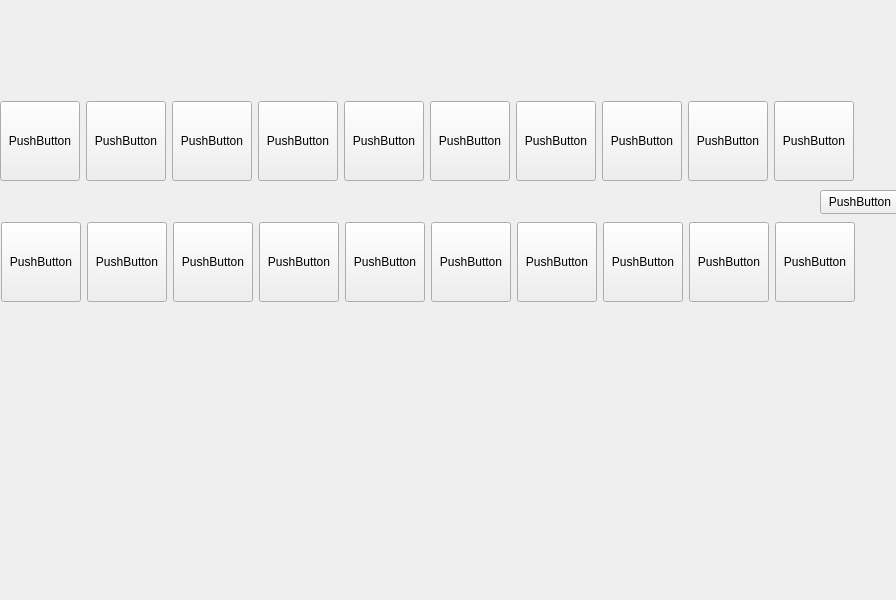
<?xml version="1.0" encoding="UTF-8"?>
<ui version="4.0">
 <class>Widget</class>
 <widget class="QWidget" name="Widget">
  <property name="geometry">
   <rect>
    <x>0</x>
    <y>0</y>
    <width>896</width>
    <height>600</height>
   </rect>
  </property>
  <property name="windowTitle">
   <string>Widget</string>
  </property>
  <widget class="QPushButton" name="CheckMate">
   <property name="geometry">
    <rect>
     <x>820</x>
     <y>190</y>
     <width>80</width>
     <height>24</height>
    </rect>
   </property>
   <property name="text">
    <string>PushButton</string>
   </property>
  </widget>
  <widget class="QWidget" name="layoutWidget">
   <property name="geometry">
    <rect>
     <x>0</x>
     <y>100</y>
     <width>856</width>
     <height>82</height>
    </rect>
   </property>
   <layout class="QHBoxLayout" name="horizontalLayout_3">
    <item>
     <widget class="QPushButton" name="Location0">
      <property name="minimumSize">
       <size>
        <width>80</width>
        <height>80</height>
       </size>
      </property>
      <property name="maximumSize">
       <size>
        <width>80</width>
        <height>80</height>
       </size>
      </property>
      <property name="text">
       <string>PushButton</string>
      </property>
      <property name="iconSize">
       <size>
        <width>40</width>
        <height>40</height>
       </size>
      </property>
     </widget>
    </item>
    <item>
     <widget class="QPushButton" name="Location1">
      <property name="minimumSize">
       <size>
        <width>80</width>
        <height>80</height>
       </size>
      </property>
      <property name="maximumSize">
       <size>
        <width>80</width>
        <height>80</height>
       </size>
      </property>
      <property name="text">
       <string>PushButton</string>
      </property>
      <property name="iconSize">
       <size>
        <width>40</width>
        <height>40</height>
       </size>
      </property>
     </widget>
    </item>
    <item>
     <widget class="QPushButton" name="Location2">
      <property name="minimumSize">
       <size>
        <width>80</width>
        <height>80</height>
       </size>
      </property>
      <property name="maximumSize">
       <size>
        <width>80</width>
        <height>80</height>
       </size>
      </property>
      <property name="text">
       <string>PushButton</string>
      </property>
      <property name="iconSize">
       <size>
        <width>40</width>
        <height>40</height>
       </size>
      </property>
     </widget>
    </item>
    <item>
     <widget class="QPushButton" name="Location3">
      <property name="minimumSize">
       <size>
        <width>80</width>
        <height>80</height>
       </size>
      </property>
      <property name="maximumSize">
       <size>
        <width>80</width>
        <height>80</height>
       </size>
      </property>
      <property name="text">
       <string>PushButton</string>
      </property>
      <property name="iconSize">
       <size>
        <width>40</width>
        <height>40</height>
       </size>
      </property>
     </widget>
    </item>
    <item>
     <widget class="QPushButton" name="Location4">
      <property name="minimumSize">
       <size>
        <width>80</width>
        <height>80</height>
       </size>
      </property>
      <property name="maximumSize">
       <size>
        <width>80</width>
        <height>80</height>
       </size>
      </property>
      <property name="text">
       <string>PushButton</string>
      </property>
      <property name="iconSize">
       <size>
        <width>40</width>
        <height>40</height>
       </size>
      </property>
     </widget>
    </item>
    <item>
     <widget class="QPushButton" name="Location5">
      <property name="minimumSize">
       <size>
        <width>80</width>
        <height>80</height>
       </size>
      </property>
      <property name="maximumSize">
       <size>
        <width>80</width>
        <height>80</height>
       </size>
      </property>
      <property name="text">
       <string>PushButton</string>
      </property>
      <property name="iconSize">
       <size>
        <width>40</width>
        <height>40</height>
       </size>
      </property>
     </widget>
    </item>
    <item>
     <widget class="QPushButton" name="Location6">
      <property name="minimumSize">
       <size>
        <width>80</width>
        <height>80</height>
       </size>
      </property>
      <property name="maximumSize">
       <size>
        <width>80</width>
        <height>80</height>
       </size>
      </property>
      <property name="text">
       <string>PushButton</string>
      </property>
      <property name="iconSize">
       <size>
        <width>40</width>
        <height>40</height>
       </size>
      </property>
     </widget>
    </item>
    <item>
     <widget class="QPushButton" name="Location7">
      <property name="minimumSize">
       <size>
        <width>80</width>
        <height>80</height>
       </size>
      </property>
      <property name="maximumSize">
       <size>
        <width>80</width>
        <height>80</height>
       </size>
      </property>
      <property name="text">
       <string>PushButton</string>
      </property>
      <property name="iconSize">
       <size>
        <width>40</width>
        <height>40</height>
       </size>
      </property>
     </widget>
    </item>
    <item>
     <widget class="QPushButton" name="Location8">
      <property name="minimumSize">
       <size>
        <width>80</width>
        <height>80</height>
       </size>
      </property>
      <property name="maximumSize">
       <size>
        <width>80</width>
        <height>80</height>
       </size>
      </property>
      <property name="text">
       <string>PushButton</string>
      </property>
      <property name="iconSize">
       <size>
        <width>40</width>
        <height>40</height>
       </size>
      </property>
     </widget>
    </item>
    <item>
     <widget class="QPushButton" name="Location9">
      <property name="minimumSize">
       <size>
        <width>80</width>
        <height>80</height>
       </size>
      </property>
      <property name="maximumSize">
       <size>
        <width>80</width>
        <height>80</height>
       </size>
      </property>
      <property name="text">
       <string>PushButton</string>
      </property>
      <property name="iconSize">
       <size>
        <width>40</width>
        <height>40</height>
       </size>
      </property>
     </widget>
    </item>
   </layout>
  </widget>
  <widget class="QWidget" name="">
   <property name="geometry">
    <rect>
     <x>1</x>
     <y>221</y>
     <width>856</width>
     <height>82</height>
    </rect>
   </property>
   <layout class="QHBoxLayout" name="horizontalLayout">
    <item>
     <widget class="QPushButton" name="Minion0">
      <property name="minimumSize">
       <size>
        <width>80</width>
        <height>80</height>
       </size>
      </property>
      <property name="maximumSize">
       <size>
        <width>80</width>
        <height>80</height>
       </size>
      </property>
      <property name="text">
       <string>PushButton</string>
      </property>
      <property name="iconSize">
       <size>
        <width>40</width>
        <height>40</height>
       </size>
      </property>
     </widget>
    </item>
    <item>
     <widget class="QPushButton" name="Minion1">
      <property name="minimumSize">
       <size>
        <width>80</width>
        <height>80</height>
       </size>
      </property>
      <property name="maximumSize">
       <size>
        <width>80</width>
        <height>80</height>
       </size>
      </property>
      <property name="text">
       <string>PushButton</string>
      </property>
      <property name="iconSize">
       <size>
        <width>40</width>
        <height>40</height>
       </size>
      </property>
     </widget>
    </item>
    <item>
     <widget class="QPushButton" name="Minion2">
      <property name="minimumSize">
       <size>
        <width>80</width>
        <height>80</height>
       </size>
      </property>
      <property name="maximumSize">
       <size>
        <width>80</width>
        <height>80</height>
       </size>
      </property>
      <property name="text">
       <string>PushButton</string>
      </property>
      <property name="iconSize">
       <size>
        <width>40</width>
        <height>40</height>
       </size>
      </property>
     </widget>
    </item>
    <item>
     <widget class="QPushButton" name="Minion3">
      <property name="minimumSize">
       <size>
        <width>80</width>
        <height>80</height>
       </size>
      </property>
      <property name="maximumSize">
       <size>
        <width>80</width>
        <height>80</height>
       </size>
      </property>
      <property name="text">
       <string>PushButton</string>
      </property>
      <property name="iconSize">
       <size>
        <width>40</width>
        <height>40</height>
       </size>
      </property>
     </widget>
    </item>
    <item>
     <widget class="QPushButton" name="Minion4">
      <property name="minimumSize">
       <size>
        <width>80</width>
        <height>80</height>
       </size>
      </property>
      <property name="maximumSize">
       <size>
        <width>80</width>
        <height>80</height>
       </size>
      </property>
      <property name="text">
       <string>PushButton</string>
      </property>
      <property name="iconSize">
       <size>
        <width>40</width>
        <height>40</height>
       </size>
      </property>
     </widget>
    </item>
    <item>
     <widget class="QPushButton" name="Minion5">
      <property name="minimumSize">
       <size>
        <width>80</width>
        <height>80</height>
       </size>
      </property>
      <property name="maximumSize">
       <size>
        <width>80</width>
        <height>80</height>
       </size>
      </property>
      <property name="text">
       <string>PushButton</string>
      </property>
      <property name="iconSize">
       <size>
        <width>40</width>
        <height>40</height>
       </size>
      </property>
     </widget>
    </item>
    <item>
     <widget class="QPushButton" name="Minion6">
      <property name="minimumSize">
       <size>
        <width>80</width>
        <height>80</height>
       </size>
      </property>
      <property name="maximumSize">
       <size>
        <width>80</width>
        <height>80</height>
       </size>
      </property>
      <property name="text">
       <string>PushButton</string>
      </property>
      <property name="iconSize">
       <size>
        <width>40</width>
        <height>40</height>
       </size>
      </property>
     </widget>
    </item>
    <item>
     <widget class="QPushButton" name="Minion7">
      <property name="minimumSize">
       <size>
        <width>80</width>
        <height>80</height>
       </size>
      </property>
      <property name="maximumSize">
       <size>
        <width>80</width>
        <height>80</height>
       </size>
      </property>
      <property name="text">
       <string>PushButton</string>
      </property>
      <property name="iconSize">
       <size>
        <width>40</width>
        <height>40</height>
       </size>
      </property>
     </widget>
    </item>
    <item>
     <widget class="QPushButton" name="Minion8">
      <property name="minimumSize">
       <size>
        <width>80</width>
        <height>80</height>
       </size>
      </property>
      <property name="maximumSize">
       <size>
        <width>80</width>
        <height>80</height>
       </size>
      </property>
      <property name="text">
       <string>PushButton</string>
      </property>
      <property name="iconSize">
       <size>
        <width>40</width>
        <height>40</height>
       </size>
      </property>
     </widget>
    </item>
    <item>
     <widget class="QPushButton" name="Minion9">
      <property name="minimumSize">
       <size>
        <width>80</width>
        <height>80</height>
       </size>
      </property>
      <property name="maximumSize">
       <size>
        <width>80</width>
        <height>80</height>
       </size>
      </property>
      <property name="text">
       <string>PushButton</string>
      </property>
      <property name="iconSize">
       <size>
        <width>40</width>
        <height>40</height>
       </size>
      </property>
     </widget>
    </item>
   </layout>
  </widget>
 </widget>
 <resources/>
 <connections/>
</ui>
